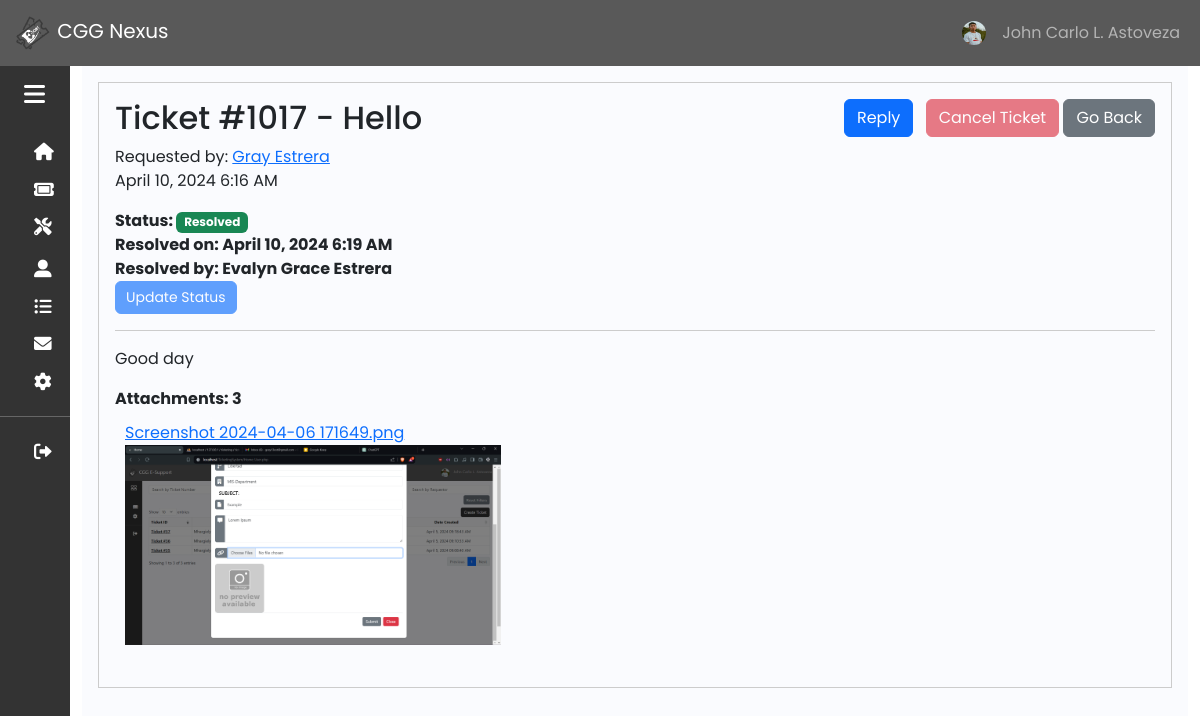
/admin/ticket_info.php?ticket_id=1017 (signed in), run on an earlier commit of the app's database.
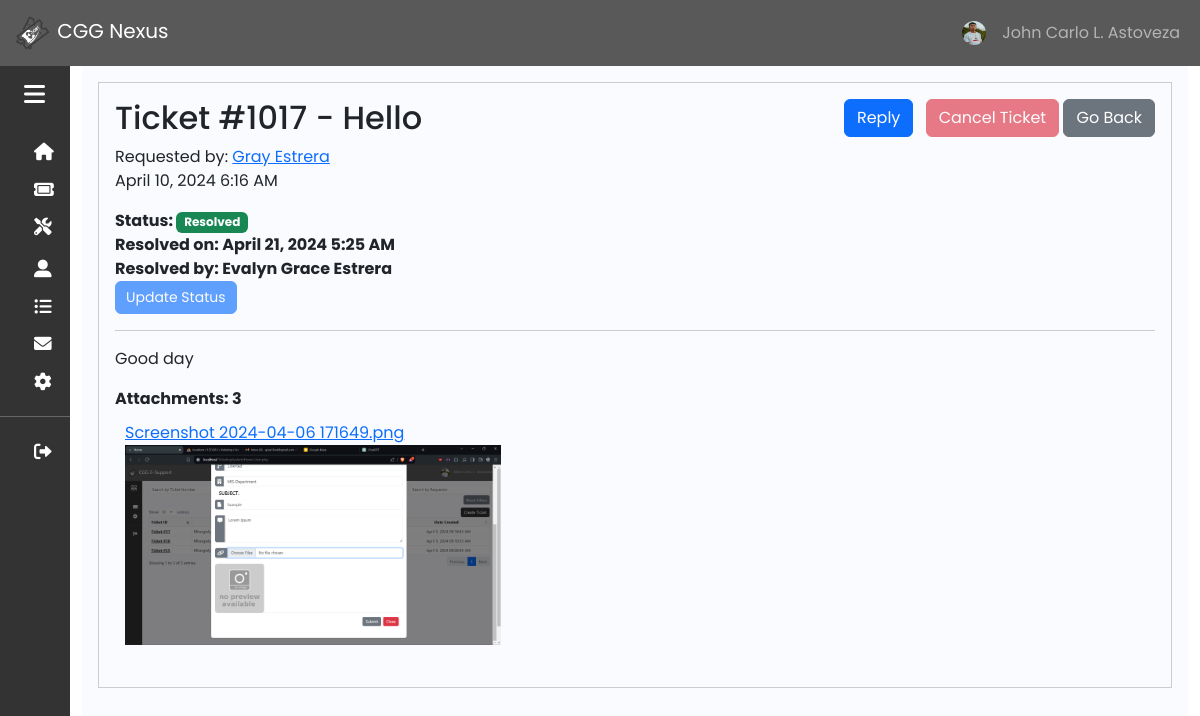
And on a later commit of the database.
### tables this page shows
CREATE TABLE `ticket` (
  `ticket_id` int(11) NOT NULL,
  `user_id` int(11) NOT NULL,
  `subject` varchar(990) NOT NULL,
  `to_company` varchar(50) NOT NULL,
  `requestor` varchar(50) NOT NULL,
  `concern` text NOT NULL,
  `status` varchar(50) NOT NULL DEFAULT 'Pending',
  `date_created` timestamp NOT NULL DEFAULT current_timestamp(),
  `to_dept` varchar(250) NOT NULL,
  `email` varchar(50) NOT NULL,
  `to_branch` varchar(550) NOT NULL,
  `reason` varchar(50) NOT NULL,
  `updated_date` timestamp NULL DEFAULT NULL ON UPDATE current_timestamp(),
  `updated_by` varchar(50) NOT NULL
);

CREATE TABLE `user` (
  `user_id` int(11) NOT NULL,
  `lastname` varchar(191) NOT NULL,
  `firstname` varchar(191) NOT NULL,
  `middleinitial` varchar(191) NOT NULL,
  `suffix` varchar(50) NOT NULL,
  `company` varchar(191) NOT NULL,
  `branch` varchar(191) NOT NULL,
  `department` varchar(191) NOT NULL,
  `email` varchar(191) NOT NULL,
  `contact` varchar(191) NOT NULL,
  `username` varchar(191) NOT NULL,
  `password` varchar(191) NOT NULL,
  `verification_status` tinyint(50) NOT NULL,
  `role` tinyint(2) NOT NULL,
  `created_at` timestamp NOT NULL DEFAULT current_timestamp(),
  `image` varchar(250) DEFAULT NULL
);

### admin/ticket_info.php (the view, shortened to what the changed rows need)
<?php include('../function/myfunction.php');
include 'sidebar_navbar.php';
?>
<?php
if (isset($_GET['ticket_id'])) {
    $ticket_id = $_GET['ticket_id'];
    $query = "SELECT * FROM ticket WHERE ticket_id = '$ticket_id'";
    $ticket_result = mysqli_query($con, $query);
    if ($ticket_result && mysqli_num_rows($ticket_result) > 0) {
        $ticket_data = mysqli_fetch_assoc($ticket_result);
    } else {
        $error_message = "Error: Unable to retrieve order data.";
    }
} else {
    $error_message = "Error: Missing ticket_id parameter.";
}
?>
<!DOCTYPE html>
<html lang="en">
<head>
    <link rel="stylesheet" href="https://cdn.jsdelivr.net/npm/bootstrap@5.3.0-alpha3/dist/css/bootstrap.min.css">
    <link rel="stylesheet" href="https://cdnjs.cloudflare.com/ajax/libs/font-awesome/6.0.0-beta3/css/all.min.css">
    <link href="https://cdn.lineicons.com/4.0/lineicons.css" rel="stylesheet" />
    <link rel="stylesheet" href="css/sidebar.css">
    <link rel="stylesheet" href="https://cdnjs.cloudflare.com/ajax/libs/lightbox2/2.11.3/css/lightbox.min.css">
</head>
<body>
    <div class="container-fluid">
        <div class="main p-3">
            <div class="ticket">
                <div class="ticket-header">
                    <div class="header-content">
                        <h2>Ticket #<?php echo $ticket_data['ticket_id'] . ' - ' . $ticket_data['subject']; ?></h2>
                        <p class="info">Requested by: <a href="#"><?php echo $ticket_data['requestor']; ?></a> <br>
                            <?php echo date('F j, Y g:i A', strtotime($ticket_data['date_created'])); ?></p>
                        <span class="number pull-right"><b>Status:
                                <?php
                                $status = $ticket_data['status'];
                                if ($status == 'Pending') {
                                    echo '<span class="badge text-bg-warning">' . $status . '</span>';
                                } elseif ($status == 'Resolved') {
                                    echo '<span class="badge text-bg-success">' . $status . '</span>';
                                } elseif ($status == 'Cancelled') {
                                    echo '<span class="badge text-bg-danger">' . $status . '</span>';
                                } else {
                                    echo '<span class="badge text-bg-primary">' . $status . '</span>';
                                }
                                ?>
                            </b>
                        </span>
                        <br>
                        <?php
                        if ($ticket_data['status'] == 'Resolved') {
                            $query = "SELECT t.*, u.firstname, u.lastname
                            FROM ticket t
                            INNER JOIN user u ON t.updated_by = u.user_id
                            WHERE t.ticket_id = ?";
                            if ($stmt = mysqli_prepare($con, $query)) {
                                mysqli_stmt_bind_param($stmt, "i", $ticket_id);
                                mysqli_stmt_execute($stmt);
                                $result = mysqli_stmt_get_result($stmt);
                                if ($ticket_data = mysqli_fetch_assoc($result)) {
                                    if ($ticket_data['status'] == 'Resolved') {
                                        echo '<span class="number pull-right"><b>Resolved on: ' . date('F j, Y g:i A', strtotime($ticket_data['updated_date'])) . '</b></span>' . '<br>';
                                        echo '<span class="number pull-right"><b>Resolved by: ' . htmlspecialchars($ticket_data['firstname']) . ' ' . htmlspecialchars($ticket_data['lastname']) . '</b></span>';
                                    }
                                } else {
                                    echo 'Ticket not found or error fetching ticket.';
                                }
                            } else {
                                echo "Error preparing statement.";
                            }
                        }
                        ?>
                        <br>
                        <button type="button" class="btn btn-primary" data-bs-toggle="modal" data-bs-target="#exampleModal" style="padding: 5px 10px; font-size: 14px;" <?php if ($status == 'Cancelled' || $status == 'Resolved') {
                                                                                                                                                                            echo 'disabled';
                                                                                                                                                                        } ?>>Update Status
                        </button>
                        <br>
                    </div>
                </div>
                <div class="ticket-details">
                    <p class="text-justify"><?php echo $ticket_data['concern']; ?></p>
                    <?php
                    $sql = "SELECT COUNT(*) as number_file FROM `file_attachment` WHERE ticket_id='$ticket_id'";
                    $result = mysqli_query($con, $sql);
                    while ($row = mysqli_fetch_array($result)) {
                        $count_file = $row['number_file'];
                    }
                    ?>
                    <span class="number pull-right"><strong>Attachments: <?php echo $count_file; ?></strong></span> <br>
                    <?php
                    $ticketdate = $ticket_data['date_created'];
                    $directory_path = "../ticket_files/ticket_" . $ticket_id . "_" . $ticket_data['requestor'] . "_" . date("F j, Y", strtotime($ticketdate));
                    if (is_dir($directory_path)) {
                        $files = scandir($directory_path);
                        foreach ($files as $file) {
                            if ($file !== "." && $file !== "..") {
                                $file_parts = pathinfo($file);
                                if (in_array($file_parts['extension'], ['jpg', 'jpeg', 'png', 'gif'])) {
                                    echo "<div class='image-wrapper'>";
                                    echo "<a href='$directory_path/$file' data-lightbox='gallery' data-title='$file'>" . $file . "<br>";
                                    echo "<img src='$directory_path/$file' alt='$file' style='height: 200px; width: auto;'>";
                                    echo "</a>";
                                    echo "</div>" . "<br>";
                                } else {
                                    echo "<a href='$directory_path/$file' download>$file</a><br>";
                                }
                            }
                        }
                    } else {
                        echo "Directory does not exist: $directory_path";
                    }
                    ?>
                </div>
            </div>
        </div>
    </div>
</body>
</html>

What changed in the data, as far as the page shows it:
changed ticket "Hello": updated_date "April 10, 2024 6:19 AM" → "April 21, 2024 5:25 AM"
